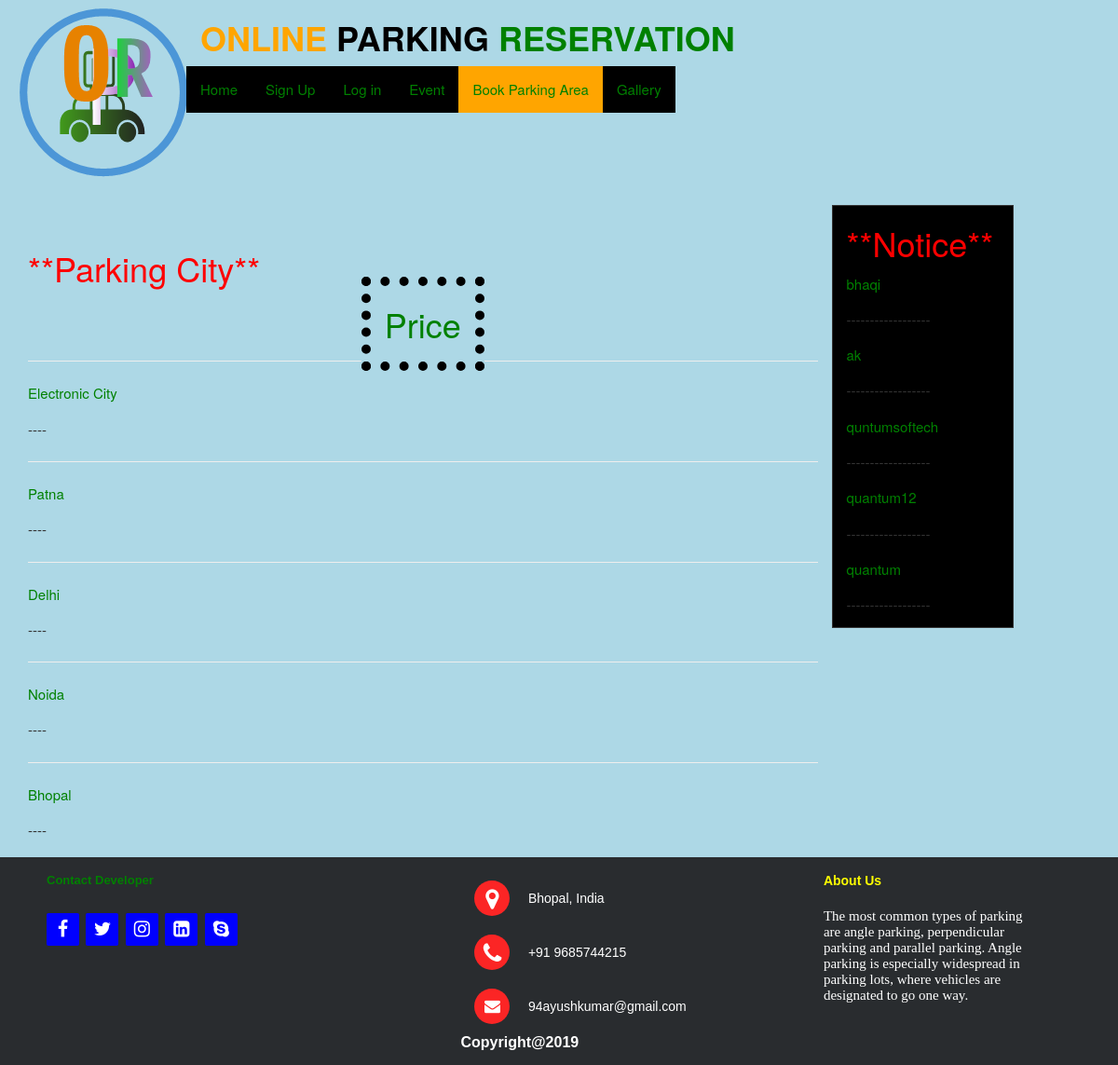
Screenshot of /parking_list.php with the database file from the repository.
### tables this page shows
CREATE TABLE `parking` (
  `id` int(20) NOT NULL,
  `city` varchar(200) NOT NULL,
  `area` varchar(200) NOT NULL,
  `capacity` varchar(200) NOT NULL
);

CREATE TABLE `notice` (
  `id` int(20) NOT NULL,
  `notice_title` varchar(200) NOT NULL,
  `notice_detail` varchar(200) NOT NULL
);

CREATE TABLE `about` (
  `id` int(20) NOT NULL,
  `about` varchar(2000) NOT NULL
);

### functions.php (called while the page is built, shortened)
<?php
include 'connection.php';
function getNotice(){
	global $con;
	$query="SELECT *FROM `notice` ORDER BY id DESC LIMIT 0,5 ";
	$results = mysqli_query($con,$query);
	return $results;
}
function getparking(){
	global $con;
	$query="SELECT *FROM `parking` GROUP BY city ORDER BY id DESC LIMIT 0,10";
	$results = mysqli_query($con,$query);
	return $results;
}
?>

### about_function.php (called while the page is built)
<?php
include'connection.php';
function getabout(){
	global $con;
	$query="SELECT * FROM `about` ORDER BY id DESC LIMIT 0,5";
	$results = mysqli_query($con,$query);
	return $results;
}
?>

### parking_list.php (the view, shortened to what this page needs)
<?php
include 'connection.php';
include 'functions.php';
?>
<!DOCTYPE html>
<html>
<head>
   <link rel="stylesheet" href="https://maxcdn.bootstrapcdn.com/bootstrap/3.4.0/css/bootstrap.min.css">
</head>
<body>
<div>
          <div class="col-sm-2">
            <img src="images/logo.png" style="width:5px height:5px">
          </div>
               <div class="col-sm-9" style="width:5px height:5px">
                       <marquee>
                            <h1> <a class="logo" href="index.php" style="color:orange"><b>ONLINE</b></a>
                            <a class="logo" href="index.php" style="color:black"><b>PARKING</b></a>
              <a class="logo" href="index.php" style="color:green"><b>RESERVATION</b></a></h1>
                        </marquee>
                      </div>
                    </div>
<nav class="navbar">
  <div class="container-fluid">
    <ul class="nav navbar-nav navbar-left">
     <li><a href="index.php" style="background-color:black;">Home</a></li>
     <li><a href="register.php" style="background-color:black;">Sign Up</a></li>
    <li><a href="login.php" style="background-color:black;">Log in</a></li>
    <li><a href="event_list.php" style="background-color:black;">Event</a></li>
    <li><a href="parking_list.php" style="background-color:orange;">Book Parking Area</a></li>
    <li><a href="gallery.php" style="background-color:black;">Gallery</a></li>
</ul>
  </div>
</nav>
<div class="container">
     <div class="row">
      <div class="col-sm-9">
<br><h1>**Parking City**</h1>
<center><h1><a href="price.php" id="exm">Price</a> </h1></center>
  <?php
    $parkingData = getparking();
    while($row = $parkingData->fetch_assoc()) { ?>
      <p>
        <hr><h3><a href="parking_detail.php?city=<?php echo $row['city'];?>"></h3>
       <?php echo $row['city'];?>
     </p>
     <p>----</p>
 <?php   }   ?>
</div>
<div>
<div class="col-sm-2" style="border: 1px solid; background-color:black;">
  <h1>**Notice**</h1>
  <?php
    $noticeData = getNotice();
  ?>
   <marquee direction="up" scrollamount="15"  direction="up" scrollamount="5" onmouseover="this.stop();" onmouseout="this.start();">
    <?php while($row = $noticeData->fetch_assoc()) { ?>
      <p>
        <a href="notice_detail.php?id=<?php echo $row['id'];?>">
       <?php echo $row['notice_title'];?>
       </a>
     </p>
      <p> ------------------ </p>
 <?php   }   ?>
    </marquee>
</div>
</div>
</div>
</div>
</body>
</html>
<?php
include 'footer.php';
?>

### footer.php (shortened to what this page needs)
<?php
include "about_function.php";
?>
<!DOCTYPE html>
<html>
<head>
  <link rel="stylesheet" href="https://cdnjs.cloudflare.com/ajax/libs/font-awesome/4.7.0/css/font-awesome.min.css">
</head>
<body>
<footer class="footer-distributed">
      <div class="footer-left">
 <p class="footer-company-about">
  <b><a href="developer.php" id="">Contact Developer</a>
        <div class="footer-icons">
          <a href=" https://www.facebook.com/talk2ayush"><i class="fa fa-facebook"></i></a>
          <a href="#"><i class="fa fa-twitter"></i></a>
          <a href="https://www.instagram.com/mr_ayush_verma/"><i class="fa fa-instagram"></i></a>
<a href="https://www.linkedin.com/in/ayush-kumar-8bb9aa17b/" target="_blank"><i class="fa fa-linkedin-square"></i></a>
         <a href="https://web.skype.com/" class="fa fa-skype"></a>
        </div>
      </div>
      <div class="footer-center">
        <div>
          <i class="fa fa-map-marker"></i>
          <p><span> Bhopal, India</span></p>
        </div>
        <div>
          <i class="fa fa-phone"></i>
          <p><span>+91 9685744215</span></p>
        </div>
        <div>
          <i class="fa fa-envelope"></i>
          <p><span>94ayushkumar@gmail.com</span></p>
        </div>
<div>
  <p><strong>Copyright@2019</strong></p>
</div>
      </div>
      <div class="footer-right">
        <p class="footer-company-about">
        <span>About Us </span>
<?php
    $aboutData = getabout();
  ?>
    <?php while($row = $aboutData->fetch_assoc()) { ?>
      <h3>
          <?php echo $row['about'];?>
     </h3>
 <?php   }   ?>
      </div>
    </footer>
</body>
</html>

### parking_list.php (style rules this page uses)
.navbar ul li a { border: none; outline: none; padding: 10px, 10px; background-color:yellow; cursor: pointer; }
body { font-size: 15px; line-height: 1.88571; background-color:lightblue; padding: 10px, 10px; }
#exm { border: 10px dotted black; padding: 15px; background:lightblue; background-clip: border-box; }
h1 { color:red; }
a { color:green; }

### footer.php (style rules this page uses)
.footer-distributed { background-color: #292c2f; box-shadow: 0 1px 1px 0 rgba(0, 0, 0, 0.12); box-sizing: border-box; width: 100%; text-align: left; font: bold 16px sans-serif; padding: 15px 50px; margin-top: 5px; }
.footer-distributed .footer-left, .footer-distributed .footer-center, .footer-distributed .footer-right { display: inline-block; vertical-align: top; }
.footer-distributed .footer-left { width: 40%; }
.footer-distributed h3 { color: #ffffff; font: normal 15px 'Cookie', cursive; margin: 0; }
.footer-distributed .footer-center { width: 35%; }
.footer-distributed .footer-center i { background-color: #fb2525; color: #ffffff; font-size: 25px; width: 38px; height: 38px; border-radius: 50%; text-align: center; line-height: 42px; margin: 10px 15px; vertical-align: middle; }
.footer-distributed .footer-center i.fa-envelope { font-size: 17px; line-height: 38px; }
.footer-distributed .footer-center p { display: inline-block; color: #ffffff; vertical-align: middle; margin:0; }
.footer-distributed .footer-center p span { display:block; font-weight: normal; font-size:14px; line-height:2; }
.footer-distributed .footer-right { width: 20%; }
.footer-distributed .footer-company-about { line-height: 20px; color: white; font-size: 13px; font-weight: normal; margin: 0; }
.footer-distributed .footer-company-about span { display: block; color: yellow; font-size: 14px; font-weight: bold; margin-bottom: 20px; }
.footer-distributed .footer-icons { margin-top: 25px; }
.footer-distributed .footer-icons a { display: inline-block; width: 35px; height: 35px; cursor: pointer; background-color: blue; border-radius: 2px; font-size: 20px; color: #ffffff; text-align: center; line-height: 35px; margin-right: 3px; margin-bottom: 5px; }

### rows the page displays
parking: city "Electronic City"
parking: city "Patna"
parking: city "Delhi"
parking: city "Noida"
parking: city "Bhopal"
notice: notice_title "bhaqi"
notice: notice_title "ak"
notice: notice_title "quntumsoftech"
notice: notice_title "quantum12"
notice: notice_title "quantum"
about: about "The most common types of parking are angle parking, perpendicular parking and parallel parking. Angle parking is especially widespread in parking lots, where vehicles are designated to go one way."
